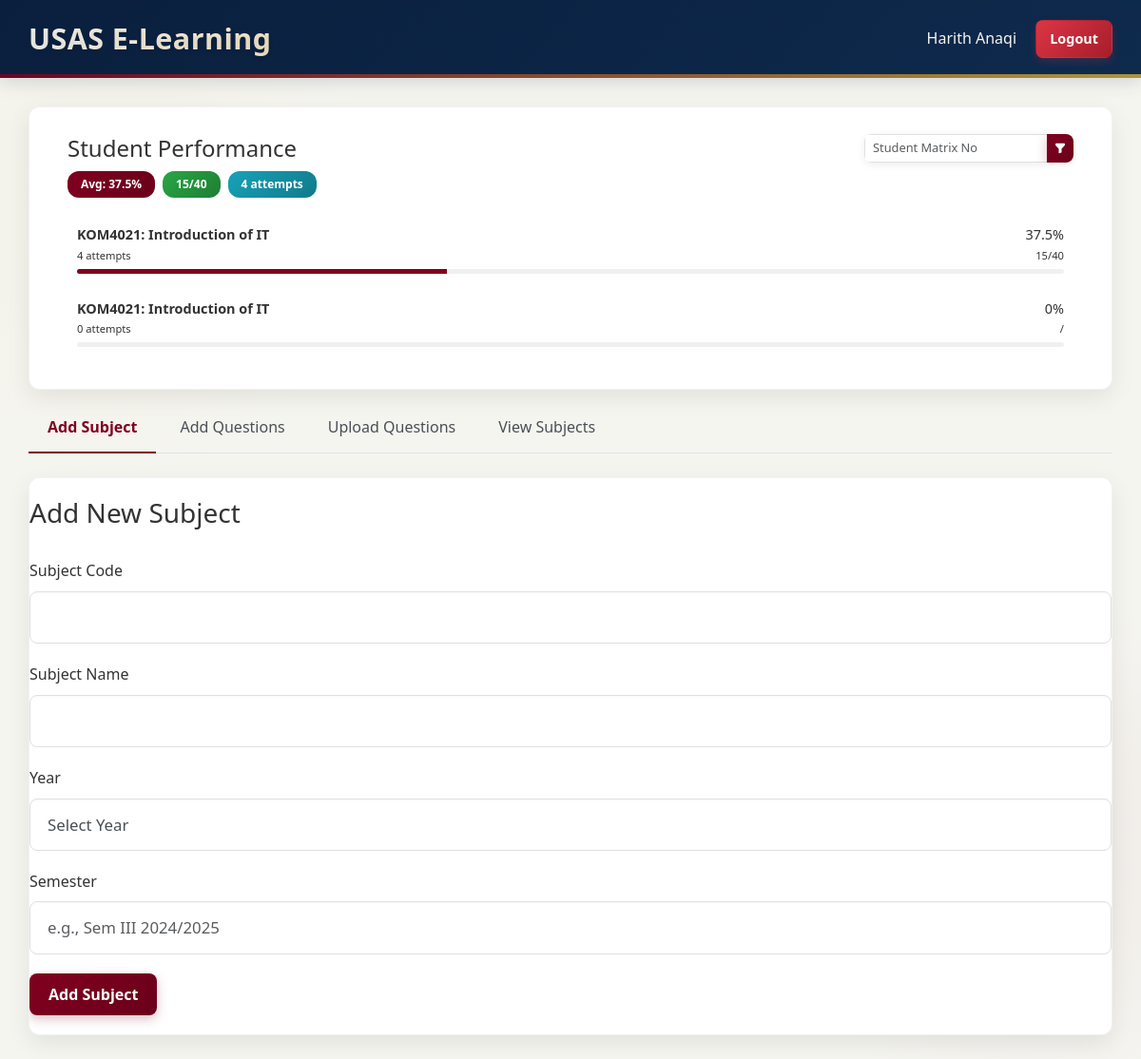
The page /lecturer_homepage.php (signed in) on the database its author committed.
### tables this page shows
CREATE TABLE IF NOT EXISTS `subjects` (
  `id` int NOT NULL AUTO_INCREMENT,
  `subject_code` varchar(20) NOT NULL,
  `subject_name` varchar(100) NOT NULL,
  `year` int NOT NULL,
  `semester` varchar(50) NOT NULL,
  `matrix_number` varchar(20) NOT NULL,
  `created_at` timestamp NULL DEFAULT CURRENT_TIMESTAMP,
  PRIMARY KEY (`id`),
  UNIQUE KEY `subject_code` (`subject_code`,`year`),
  KEY `matrix_number` (`matrix_number`)
);

### lecturer_homepage.php (the view, shortened to what this page needs)
<?php
include(__DIR__ . '/config.php');
$lecturer_matrix = $_SESSION['matrix_number'];
$matrix_filter = isset($_GET['matrix_filter']) ? $_GET['matrix_filter'] : '';
$page = isset($_GET['page']) ? max(1, intval($_GET['page'])) : 1;
$per_page = 4;
$stats_sql = "SELECT
                s.id as subject_id,
                s.subject_code,
                s.subject_name,
                COUNT(sr.id) as total_attempts,
                SUM(sr.correct_answers) as total_correct,
                SUM(sr.total_questions) as total_questions,
                ROUND(AVG(sr.score_percentage), 2) as avg_score
            FROM subjects s
            LEFT JOIN student_results sr ON s.id = sr.subject_id
            WHERE s.matrix_number = ? ";
$stats_sql .= "GROUP BY s.id
            ORDER BY s.subject_name
            LIMIT ?, ?";
$stmt = $conn->prepare($stats_sql);
if (!empty($matrix_filter)) {
    $offset = ($page - 1) * $per_page;
    $stmt->bind_param("ssii", $lecturer_matrix, $matrix_filter, $offset, $per_page);
} else {
    $offset = ($page - 1) * $per_page;
    $stmt->bind_param("sii", $lecturer_matrix, $offset, $per_page);
}
$stmt->execute();
$stats_result = $stmt->get_result();
$subject_stats = $stats_result->fetch_all(MYSQLI_ASSOC);
$overall_sql = "SELECT
                COUNT(sr.id) as total_attempts,
                SUM(sr.correct_answers) as total_correct,
                SUM(sr.total_questions) as total_questions
            FROM subjects s
            JOIN student_results sr ON s.id = sr.subject_id
            WHERE s.matrix_number = ?";
$overall_stmt = $conn->prepare($overall_sql);
if (!empty($matrix_filter)) {
    $overall_stmt->bind_param("ss", $lecturer_matrix, $matrix_filter);
} else {
    $overall_stmt->bind_param("s", $lecturer_matrix);
}
$overall_stmt->execute();
$overall_result = $overall_stmt->get_result();
$overall_stats = $overall_result->fetch_assoc();
$overallAttempts = $overall_stats['total_attempts'] ?? 0;
$overallCorrect = $overall_stats['total_correct'] ?? 0;
$overallQuestions = $overall_stats['total_questions'] ?? 0;
$overallPercentage = $overallQuestions > 0 ? round(($overallCorrect / $overallQuestions) * 100, 2) : 0;
?>
<!DOCTYPE html>
<html lang="en">
<head>
    <link href="https://cdn.jsdelivr.net/npm/bootstrap@5.3.0/dist/css/bootstrap.min.css" rel="stylesheet">
    <link rel="stylesheet" href="https://cdnjs.cloudflare.com/ajax/libs/font-awesome/6.0.0/css/all.min.css">
</head>
<body>
    <div class="header-bar">
        <div class="container">
            <div class="d-flex justify-content-between align-items-center">
                <h1 class="header-title">USAS E-Learning</h1>
                <div>
                    <span class="me-3"><?= htmlspecialchars($_SESSION['username']) ?></span>
                    <a href="logout.php" class="btn btn-sm btn-danger">Logout</a>
                </div>
            </div>
        </div>
    </div>
    <div class="container">
        <div class="stats-container" style="margin-bottom: 15px;">
            <div class="stats-header" style="margin-bottom: 10px; padding-bottom: 8px;">
                <div class="d-flex justify-content-between align-items-center">
                    <h4 style="margin-bottom: 0;">Student Performance</h4>
                    <form method="GET" class="ms-2">
                        <div class="input-group input-group-sm" style="width: 220px;">
                            <input type="text" class="form-control form-control-sm"
                                   name="matrix_filter"
                                   placeholder="Student Matrix No"
                                   value="<?= htmlspecialchars($matrix_filter) ?>"
                                   style="font-size: 0.8rem;">
                            <button class="btn btn-primary btn-sm" type="submit"
                                    style="padding: 0.25rem 0.5rem;">
                                <svg xmlns="http://www.w3.org/2000/svg" width="12" height="12" fill="currentColor" viewBox="0 0 16 16">
                                    <path d="M1.5 1.5A.5.5 0 0 1 2 1h12a.5.5 0 0 1 .5.5v2a.5.5 0 0 1-.128.334L10 8.692V13.5a.5.5 0 0 1-.342.474l-3 1A.5.5 0 0 1 6 14.5V8.692L1.628 3.834A.5.5 0 0 1 1.5 3.5v-2z"/>
                                </svg>
                            </button>
                        </div>
                    </form>
                </div>
                <div class="d-flex mt-2" style="gap: 8px;">
                    <span class="badge bg-primary" style="font-size: 0.75rem;">Avg: <?= $overallPercentage ?>%</span>
                    <span class="badge bg-success" style="font-size: 0.75rem;"><?= $overallCorrect ?>/<?= $overallQuestions ?></span>
                    <span class="badge bg-info" style="font-size: 0.75rem;"><?= $overallAttempts ?> attempts</span>
                </div>
            </div>
            <?php if (!empty($subject_stats)): ?>
                <div class="subject-stats" style="margin-top: 10px;">
                    <?php foreach ($subject_stats as $stat): ?>
                        <?php
                        $subject_percentage = $stat['total_questions'] > 0 ?
                            round(($stat['total_correct'] / $stat['total_questions']) * 100, 2) : 0;
                        ?>
                        <div class="subject-stat-item" style="padding: 8px 10px; margin-bottom: 8px;">
                            <div class="d-flex justify-content-between align-items-center">
                                <div style="max-width: 60%;">
                                    <strong style="font-size: 0.9rem;">
                                        <?= htmlspecialchars($stat['subject_code']) ?>:
                                        <?= htmlspecialchars(mb_strimwidth($stat['subject_name'], 0, 20, '...')) ?>
                                    </strong>
                                    <div class="stat-label" style="font-size: 0.7rem;"><?= $stat['total_attempts'] ?> attempts</div>
                                </div>
                                <div class="text-end">
                                    <span class="stat-value" style="font-size: 0.9rem;"><?= $subject_percentage ?>%</span>
                                    <div class="stat-label" style="font-size: 0.7rem;"><?= $stat['total_correct'] ?>/<?= $stat['total_questions'] ?></div>
                                </div>
                            </div>
                            <div class="progress" style="height: 5px; margin-top: 5px;">
                                <div class="progress-bar" role="progressbar"
                                     style="width: <?= $subject_percentage ?>%"
                                     aria-valuenow="<?= $subject_percentage ?>"
                                     aria-valuemin="0"
                                     aria-valuemax="100">
                                </div>
                            </div>
                        </div>
                    <?php endforeach; ?>
                </div>
            <?php endif; ?>
        </div>
        <ul class="nav nav-tabs" id="lecturerTabs" role="tablist">
            <li class="nav-item" role="presentation">
                <button class="nav-link active" id="add-subject-tab" data-bs-toggle="tab" data-bs-target="#add-subject" type="button" role="tab">Add Subject</button>
            </li>
            <li class="nav-item" role="presentation">
                <button class="nav-link" id="add-question-tab" data-bs-toggle="tab" data-bs-target="#add-question" type="button" role="tab">Add Questions</button>
            </li>
            <li class="nav-item" role="presentation">
                <button class="nav-link" id="upload-tab" data-bs-toggle="tab" data-bs-target="#upload" type="button" role="tab">Upload Questions</button>
            </li>
            <li class="nav-item" role="presentation">
                <button class="nav-link" id="view-tab" data-bs-toggle="tab" data-bs-target="#view" type="button" role="tab">View Subjects</button>
            </li>
        </ul>
        <div class="tab-content form-container" id="lecturerTabsContent">
            <div class="tab-pane fade show active" id="add-subject" role="tabpanel">
                <h3 class="mb-4">Add New Subject</h3>
                <form method="POST">
                    <div class="mb-3">
                        <label for="subject_code" class="form-label">Subject Code</label>
                        <input type="text" class="form-control" id="subject_code" name="subject_code" required>
                    </div>
                    <div class="mb-3">
                        <label for="subject_name" class="form-label">Subject Name</label>
                        <input type="text" class="form-control" id="subject_name" name="subject_name" required>
                    </div>
                    <div class="mb-3">
                        <label for="year" class="form-label">Year</label>
                        <select class="form-control" id="year" name="year" required>
                            <option value="">Select Year</option>
                        </select>
                    <div class="mb-3">
                        <label for="semester" class="form-label">Semester</label>
                        <input type="text" class="form-control" id="semester" name="semester" required placeholder="e.g., Sem III 2024/2025">
                    </div></div>
                    <button type="submit" name="add_subject" class="btn btn-primary">Add Subject</button>
                </form>
            </div>
        </div>
    </div>
</body>
</html>

### rows shown on the page
subjects: subject_code "KOM4021", subject_name "Introduction of IT", total_attempts "4", subject_percentage "37.5", total_correct "15", total_questions "40"
subjects: subject_code "KOM4021", subject_name "Introduction of IT", total_attempts "0", subject_percentage "0"

### other values the page prints
$_SESSION['username'] "Harith Anaqi"
$overallPercentage "37.5"
$overallCorrect "15"
$overallQuestions "40"
$overallAttempts "4"
